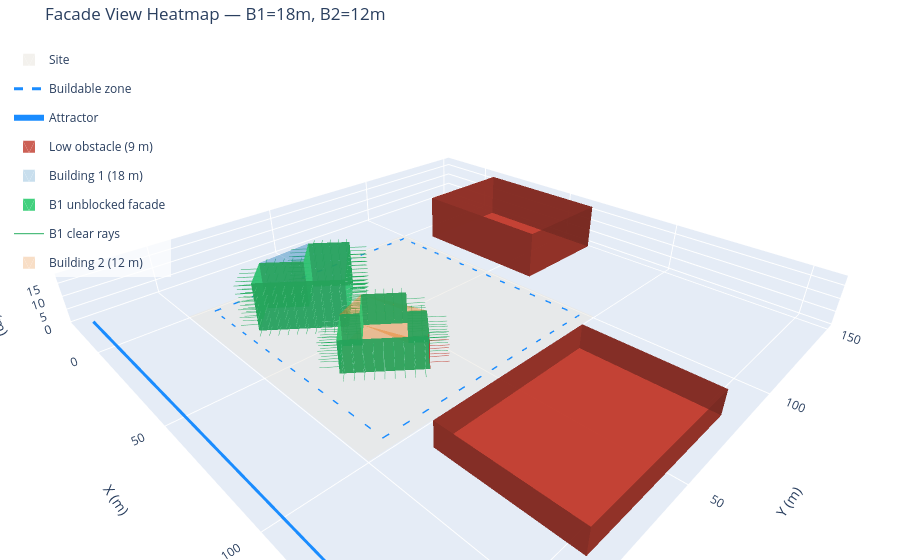

The notebook cell this image was saved under:
### Markdown cell above
## 13. 3D Plotly Visualization

Interactive 3D scene with:
- Site ground plane (beige slab)  
- Buildings as extruded prisms (each colour coded)
- Obstacles extruded to their heights
- View rays at every floor level (green = clear, red = blocked)
- Buildable zone outline (dashed blue)
- Attractor line

### Code cell
from agent.tools.view_3d import evaluate_building_views_3d, visualize_3d

BLD1_HEIGHT = 18.0   # 6 storeys
BLD2_HEIGHT = 12.0   # 4 storeys

if opt2['pareto_solutions']:
    top_sol = opt2['pareto_solutions'][0]
    bld1_bnd = top_sol['building_1']['boundary']
    bld2_bnd = top_sol['building_2']['boundary']
else:
    bld1_bnd = opt1['pareto_solutions'][0]['boundary']
    bld2_bnd = bld_origin_2

# 3D facade-grid view analysis  (return_ray_detail=True → facade_cells included)
vr_b1 = evaluate_building_views_3d(
    bld1_bnd, BLD1_HEIGHT,
    obstacles_3d,
    piece_length=PIECE_LENGTH, floor_height=3.0,
    ray_length=RAY_LENGTH, return_ray_detail=True,
)
vr_b2 = evaluate_building_views_3d(
    bld2_bnd, BLD2_HEIGHT,
    obstacles_3d + [{"boundary": bld1_bnd, "height": BLD1_HEIGHT}],
    piece_length=PIECE_LENGTH, floor_height=3.0,
    ray_length=RAY_LENGTH, return_ray_detail=True,
)

print(f'B1 ({BLD1_HEIGHT:.0f} m, {vr_b1["n_floors"]} floors): '
      f'view_score_3d={vr_b1["view_score_3d"]:.4f}  '
      f'facade_cells={len(vr_b1.get("facade_cells", []))}')
print(f'B2 ({BLD2_HEIGHT:.0f} m, {vr_b2["n_floors"]} floors): '
      f'view_score_3d={vr_b2["view_score_3d"]:.4f}  '
      f'facade_cells={len(vr_b2.get("facade_cells", []))}')

# 3D plotly figure — facade panels coloured green (unblocked) / red (blocked)
fig3d = visualize_3d(
    site_boundary=site_boundary,
    buildings=[
        {"boundary": bld1_bnd, "height": BLD1_HEIGHT,
         "label": f"Building 1 ({BLD1_HEIGHT:.0f} m)"},
        {"boundary": bld2_bnd, "height": BLD2_HEIGHT,
         "label": f"Building 2 ({BLD2_HEIGHT:.0f} m)"},
    ],
    obstacles=obstacles_3d,
    buildable_zone_boundary=summary['buildable_boundary'],
    attractors=attractors,
    view_results=[vr_b1, vr_b2],
    title=f'Facade View Heatmap — B1={BLD1_HEIGHT:.0f}m, B2={BLD2_HEIGHT:.0f}m',
    ray_length=6.0,
    show_rays=True,
)
fig3d.show()

### Figure 1 — Plotly figure (JSON) as saved in the notebook; plotly's stock layout.template omitted (floating-point values rounded to 4 significant figures; data arrays with more than 128 entries replaced by an {"elided": "..."} marker saying what was removed)
{"data": [{"color": "#e8e4dc", "i": [0, 0], "j": [1, 2], "k": [2, 3], "name": "Site", "opacity": 0.5, "showlegend": true, "type": "mesh3d", "x": [0.0, 100.0, 100.0, 0.0], "y": [0.0, 0.0, 100.0, 100.0], "z": [0.0, 0.0, 0.0, 0.0]}, {"line": {"color": "#1a8cff", "dash": "dash", "width": 3}, "mode": "lines", "name": "Buildable zone", "showlegend": true, "type": "scatter3d", "x": [3.0, 3.0, 96.0, 96.0, 3.0], "y": [8.0, 97.0, 97.0, 8.0, 8.0], "z": [0.05, 0.05, 0.05, 0.05, 0.05]}, {"line": {"color": "#1a8cff", "width": 6}, "mode": "lines", "name": "Attractor", "showlegend": true, "type": "scatter3d", "x": [-20, 120], "y": [-25, -25], "z": [0.0, 0.0]}, {"color": "#c0392b", "flatshading": true, "i": [0, 0, 4, 4, 0, 1, 1, 2, 2, 3, 3, 0], "j": [1, 2, 6, 7, 1, 5, 2, 6, 3, 7, 0, 4], "k": [2, 3, 5, 6, 4, 4, 5, 5, 6, 6, 7, 7], "legendgroup": "Obstacles", "lighting": {"ambient": 0.6, "diffuse": 0.8}, "name": "Low obstacle (9 m)", "opacity": 0.8, "showlegend": true, "type": "mesh3d", "x": [108.0, 155.0, 155.0, 108.0, 108.0, 155.0, 155.0, 108.0], "y": [15.0, 15.0, 80.0, 80.0, 15.0, 15.0, 80.0, 80.0], "z": [0.0, 0.0, 0.0, 0.0, 9.0, 9.0, 9.0, 9.0]}, {"color": "#c0392b", "flatshading": true, "i": [0, 0, 4, 4, 0, 1, 1, 2, 2, 3, 3, 0], "j": [1, 2, 6, 7, 1, 5, 2, 6, 3, 7, 0, 4], "k": [2, 3, 5, 6, 4, 4, 5, 5, 6, 6, 7, 7], "legendgroup": "Obstacles", "lighting": {"ambient": 0.6, "diffuse": 0.8}, "name": "Tall obstacle (18 m)", "opacity": 0.8, "showlegend": false, "type": "mesh3d", "x": [10.0, 65.0, 65.0, 10.0, 10.0, 65.0, 65.0, 10.0], "y": [108.0, 108.0, 148.0, 148.0, 108.0, 108.0, 148.0, 148.0], "z": [0.0, 0.0, 0.0, 0.0, 18.0, 18.0, 18.0, 18.0]}, {"color": "#2980b9", "flatshading": true, "i": [0, 0, 0, 0, 0, 0, 8, 8, 8, 8, 8, 8, 0, 1, 1, 2, 2, 3, 3, 4, 4, 5, 5, 6, 6, 7, 7, 0], "j": [1, 2, 3, 4, 5, 6, 10, 11, 12, 13, 14, 15, 1, 9, 2, 10, 3, 11, 4, 12, 5, 13, 6, 14, 7, 15, 0, 8], "k": [2, 3, 4, 5, 6, 7, 9, 10, 11, 12, 13, 14, 8, 8, 9, 9, 10, 10, 11, 11, 12, 12, 13, 13, 14, 14, 15, 15], "legendgroup": "Building 1 (18 m)", "lighting": {"ambient": 0.6, "diffuse": 0.8}, "name": "Building 1 (18 m)", "opacity": 0.25, "showlegend": true, "type": "mesh3d", "x": [12.28, 21.92, 33.41, 44.9, 35.26, 25.62, 14.13, 23.77, 12.28, 21.92, 33.41, 44.9, 35.26, 25.62, 14.13, 23.77], "y": [43.28, 54.77, 45.13, 35.49, 24.0, 12.51, 22.15, 33.64, 43.28, 54.77, 45.13, 35.49, 24.0, 12.51, 22.15, 33.64], "z": [0.0, 0.0, 0.0, 0.0, 0.0, 0.0, 0.0, 0.0, 18.0, 18.0, 18.0, 18.0, 18.0, 18.0, 18.0, 18.0]}, {"color": "#2ecc71", "flatshading": true, "i": {"elided": "480 int values"}, "j": {"elided": "480 int values"}, "k": {"elided": "480 int values"}, "legendgroup": "unblocked_facade", "name": "B1 unblocked facade", "opacity": 0.9, "showlegend": true, "type": "mesh3d", "x": {"elided": "960 float values"}, "y": {"elided": "960 float values"}, "z": {"elided": "960 float values"}}, {"legendgroup": "clear_rays", "line": {"color": "#27ae60", "width": 1}, "mode": "lines", "name": "B1 clear rays", "showlegend": true, "type": "scatter3d", "x": {"elided": "720 float values"}, "y": {"elided": "720 float values"}, "z": {"elided": "720 float values"}}, {"color": "#e67e22", "flatshading": true, "i": [0, 0, 0, 0, 0, 0, 0, 0, 10, 10, 10, 10, 10, 10, 10, 10, 0, 1, 1, 2, 2, 3, 3, 4, 4, 5, 5, 6, 6, 7, 7, 8, 8, 9, 9, 0], "j": [1, 2, 3, 4, 5, 6, 7, 8, 12, 13, 14, 15, 16, 17, 18, 19, 1, 11, 2, 12, 3, 13, 4, 14, 5, 15, 6, 16, 7, 17, 8, 18, 9, 19, 0, 10], "k": [2, 3, 4, 5, 6, 7, 8, 9, 11, 12, 13, 14, 15, 16, 17, 18, 10, 10, 11, 11, 12, 12, 13, 13, 14, 14, 15, 15, 16, 16, 17, 17, 18, 18, 19, 19], "legendgroup": "Building 2 (12 m)", "lighting": {"ambient": 0.6, "diffuse": 0.8}, "name": "Building 2 (12 m)", "opacity": 0.25, "showlegend": true, "type": "mesh3d", "x": [47.61, 57.25, 66.83, 70.84, 82.33, 78.32, 68.67, 64.66, 53.17, 57.18, 47.61, 57.25, 66.83, 70.84, 82.33, 78.32, 68.67, 64.66, 53.17, 57.18], "y": [39.53, 51.02, 42.98, 47.77, 38.13, 33.34, 21.85, 17.06, 26.7, 31.49, 39.53, 51.02, 42.98, 47.77, 38.13, 33.34, 21.85, 17.06, 26.7, 31.49], "z": [0.0, 0.0, 0.0, 0.0, 0.0, 0.0, 0.0, 0.0, 0.0, 0.0, 12.0, 12.0, 12.0, 12.0, 12.0, 12.0, 12.0, 12.0, 12.0, 12.0]}, {"color": "#2ecc71", "flatshading": true, "i": {"elided": "276 int values"}, "j": {"elided": "276 int values"}, "k": {"elided": "276 int values"}, "legendgroup": "unblocked_facade", "name": "B2 unblocked facade", "opacity": 0.9, "showlegend": false, "type": "mesh3d", "x": {"elided": "552 float values"}, "y": {"elided": "552 float values"}, "z": {"elided": "552 float values"}}, {"color": "#e74c3c", "flatshading": true, "i": [0, 0, 4, 4, 8, 8, 12, 12, 16, 16, 20, 20], "j": [1, 2, 5, 6, 9, 10, 13, 14, 17, 18, 21, 22], "k": [2, 3, 6, 7, 10, 11, 14, 15, 18, 19, 22, 23], "legendgroup": "blocked_facade", "name": "B2 blocked facade", "opacity": 0.9, "showlegend": false, "type": "mesh3d", "x": [82.33, 80.04, 80.04, 82.33, 82.33, 80.04, 80.04, 82.33, 82.33, 80.04, 80.04, 82.33, 80.04, 77.74, 77.74, 80.04, 80.04, 77.74, 77.74, 80.04, 80.04, 77.74, 77.74, 80.04], "y": [38.13, 40.06, 40.06, 38.13, 38.13, 40.06, 40.06, 38.13, 38.13, 40.06, 40.06, 38.13, 40.06, 41.99, 41.99, 40.06, 40.06, 41.99, 41.99, 40.06, 40.06, 41.99, 41.99, 40.06], "z": [0.0, 0.0, 3.0, 3.0, 3.0, 3.0, 6.0, 6.0, 6.0, 6.0, 9.0, 9.0, 0.0, 0.0, 3.0, 3.0, 3.0, 3.0, 6.0, 6.0, 6.0, 6.0, 9.0, 9.0]}, {"legendgroup": "clear_rays", "line": {"color": "#27ae60", "width": 1}, "mode": "lines", "name": "B2 clear rays", "showlegend": false, "type": "scatter3d", "x": {"elided": "414 float values"}, "y": {"elided": "414 float values"}, "z": {"elided": "414 float values"}}, {"legendgroup": "blocked_rays", "line": {"color": "#c0392b", "width": 1}, "mode": "lines", "name": "B2 blocked rays", "showlegend": false, "type": "scatter3d", "x": [81.25, 85.11, null, 81.25, 85.11, null, 81.25, 85.11, null, 78.95, 82.81, null, 78.95, 82.81, null, 78.95, 82.81, null], "y": [39.17, 43.77, null, 39.17, 43.77, null, 39.17, 43.77, null, 41.1, 45.69, null, 41.1, 45.69, null, 41.1, 45.69, null], "z": [1.5, 1.5, null, 4.5, 4.5, null, 7.5, 7.5, null, 1.5, 1.5, null, 4.5, 4.5, null, 7.5, 7.5, null]}], "layout": {"legend": {"bgcolor": "rgba(255,255,255,0.75)", "x": 0.01, "y": 0.99}, "margin": {"b": 0, "l": 0, "r": 0, "t": 40}, "scene": {"aspectmode": "data", "camera": {"eye": {"x": 1.5, "y": -1.5, "z": 1.2}}, "xaxis": {"title": {"text": "X (m)"}}, "yaxis": {"title": {"text": "Y (m)"}}, "zaxis": {"title": {"text": "Z (m)"}}}, "title": {"text": "Facade View Heatmap — B1=18m, B2=12m"}}}
